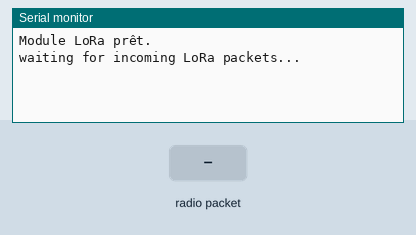
Simulated run of this program. Board: ESP32-S3. Shown: the last lines printed to the serial monitor. The test bench sets the inputs (shaded band). No radio packets arrive unless stated.

Above: at 1.2 s.
1.3 s: radio packet "1" arrives
At 3.0 s:
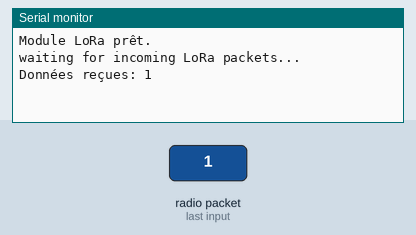
3.8 s: radio packet "0" arrives
At 4.98 s:
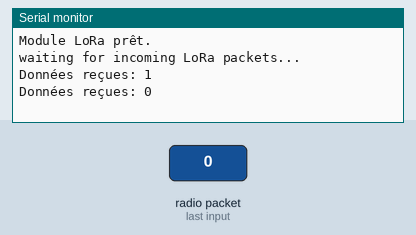
5.3 s: radio packet "2" arrives
At 7.3 s:
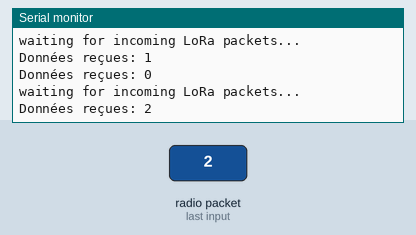

The program:

main.cpp
```cpp
#include <Arduino.h>
#include <SPI.h>
#include <LoRa.h>

#define BAND 915E6  // Fréquence LoRa (exemple pour 915 MHz, ajustez selon votre région)
#define SS_PIN 18   // Broche CS du module LoRa
#define RST_PIN 14  // Broche RST du module LoRa
#define DI0_PIN 26  // Broche DIO0 du module LoRa

// Déclaration de la fonction onReceive
void onReceive(int packetSize);

void setup() {
    Serial.begin(115200);
    while (!Serial);

    // Initialisation du module LoRa
    LoRa.setPins(SS_PIN, RST_PIN, DI0_PIN);
    if (!LoRa.begin(BAND)) {
        Serial.println("Erreur d'initialisation du module LoRa !");
        while (1);
    }
    Serial.println("Module LoRa prêt.");

    // Démarrez l'écoute des paquets LoRa reçus
    LoRa.onReceive(onReceive);
    LoRa.receive();
}

void loop() {
  Serial.println("waiting for incoming LoRa packets...");
    delay(5000);
}

// Définition de la fonction onReceive
void onReceive(int packetSize) {
    if (packetSize == 0) return;  // Aucun paquet reçu

    // Lecture des données reçues
    while (LoRa.available()) {
        String data = LoRa.readString();
        Serial.print("Données reçues: ");
        Serial.println(data);
    }

    // Réactivez l'écoute pour recevoir d'autres paquets
    LoRa.receive();
}
```

Measured:
- after the input at 1.3 s, the serial monitor: prints a new line after 1.0 s (image 1)
- after the input at 3.8 s, the serial monitor: prints a new line after 1.0 s (image 2)
- after the input at 5.3 s, the serial monitor: prints a new line after 1.0 s (image 3)
